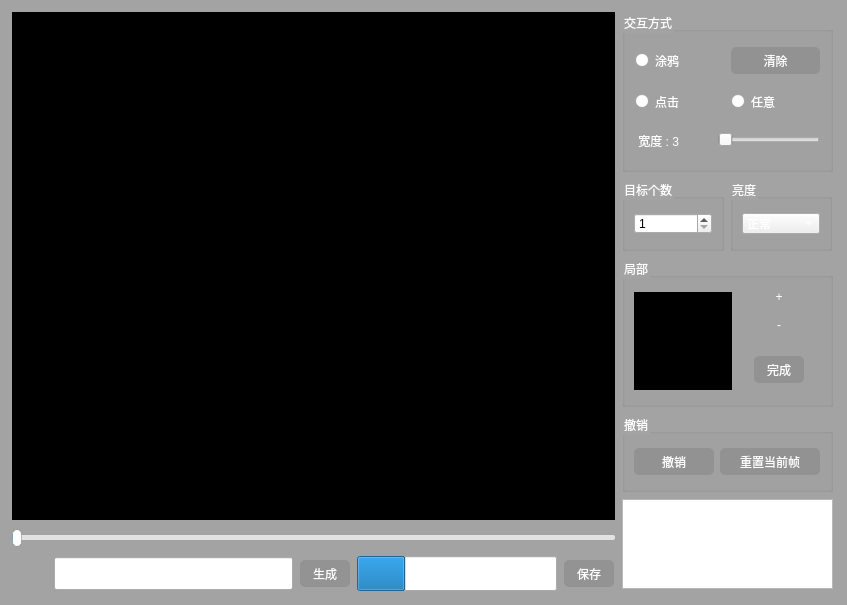
<?xml version="1.0" encoding="UTF-8"?>
<ui version="4.0">
 <class>Dialog_Mask</class>
 <widget class="QDialog" name="Dialog_Mask">
  <property name="geometry">
   <rect>
    <x>0</x>
    <y>0</y>
    <width>847</width>
    <height>605</height>
   </rect>
  </property>
  <property name="sizePolicy">
   <sizepolicy hsizetype="Fixed" vsizetype="Fixed">
    <horstretch>0</horstretch>
    <verstretch>0</verstretch>
   </sizepolicy>
  </property>
  <property name="minimumSize">
   <size>
    <width>847</width>
    <height>605</height>
   </size>
  </property>
  <property name="maximumSize">
   <size>
    <width>847</width>
    <height>605</height>
   </size>
  </property>
  <property name="windowTitle">
   <string>mask 生成</string>
  </property>
  <property name="styleSheet">
   <string notr="true">#Dialog_Mask{background-color:rgba(107, 107, 107,99);}
*{
	font: bold 12pt &quot;微软雅黑&quot;;
color: rgb(255, 255, 255);}


QSpinBox{
color: rgb(0, 0, 0);}
QPushButton{
    background-color:rgba(120, 120, 120,99);
    color:rgb(255, 255, 255);
    border-radius:5px;
}
QPushButton:pressed{
    padding-top:5px;
    padding-left:5px;
}</string>
  </property>
  <layout class="QHBoxLayout" name="horizontalLayout_6">
   <item>
    <layout class="QVBoxLayout" name="verticalLayout_6" stretch="1,0,0">
     <item>
      <widget class="QLabel" name="main_canvas">
       <property name="sizePolicy">
        <sizepolicy hsizetype="Fixed" vsizetype="Fixed">
         <horstretch>0</horstretch>
         <verstretch>0</verstretch>
        </sizepolicy>
       </property>
       <property name="minimumSize">
        <size>
         <width>603</width>
         <height>508</height>
        </size>
       </property>
       <property name="maximumSize">
        <size>
         <width>603</width>
         <height>508</height>
        </size>
       </property>
       <property name="styleSheet">
        <string notr="true">background-color: rgb(0, 0, 0);</string>
       </property>
       <property name="text">
        <string/>
       </property>
      </widget>
     </item>
     <item>
      <widget class="QSlider" name="tl_slider">
       <property name="sizePolicy">
        <sizepolicy hsizetype="Fixed" vsizetype="Fixed">
         <horstretch>0</horstretch>
         <verstretch>0</verstretch>
        </sizepolicy>
       </property>
       <property name="minimumSize">
        <size>
         <width>603</width>
         <height>22</height>
        </size>
       </property>
       <property name="maximumSize">
        <size>
         <width>603</width>
         <height>22</height>
        </size>
       </property>
       <property name="styleSheet">
        <string notr="true">QSlider::groove:horizontal {
  border: 0px solid #bbb;
}
 
QSlider::sub-page:horizontal {
  background: rgb(0,150,255);
  border-radius: 0px;
  margin-top: 8px;
  margin-bottom: 9px;
}
 
QSlider::add-page:horizontal {
  background: rgb(226, 226, 226);
  border: 0px solid #777; 
  border-radius: 2px; 
  margin-top: 8px; 
  margin-bottom: 9px; 
}
 
QSlider::handle:horizontal { 
  background: rgb(255,255,255); 
  border: 1px solid rgba(102,102,102,102); 
  width: 8px; 
  height: 8px; 
  border-radius: 5px; 
  margin-top: 2px; 
  margin-bottom: 2px; 
}
 
QSlider::handle:horizontal:hover { 
  background: rgb(0,150,255); 
  border: 1px solid rgba(102,102,102,102); 
  border-radius: 5px; 
}
</string>
       </property>
       <property name="orientation">
        <enum>Qt::Horizontal</enum>
       </property>
      </widget>
     </item>
     <item>
      <layout class="QHBoxLayout" name="horizontalLayout_9" stretch="0,0,0,1,0">
       <item>
        <widget class="QPushButton" name="play_button">
         <property name="sizePolicy">
          <sizepolicy hsizetype="Fixed" vsizetype="Fixed">
           <horstretch>0</horstretch>
           <verstretch>0</verstretch>
          </sizepolicy>
         </property>
         <property name="minimumSize">
          <size>
           <width>34</width>
           <height>30</height>
          </size>
         </property>
         <property name="maximumSize">
          <size>
           <width>34</width>
           <height>30</height>
          </size>
         </property>
         <property name="styleSheet">
          <string notr="true">border-image:url(:/bg/run.png);
background-color: rgba(0,0, 0, 0);
</string>
         </property>
         <property name="text">
          <string/>
         </property>
         <property name="icon">
          <iconset>
           <normaloff>:/bg/运行.png</normaloff>:/bg/运行.png</iconset>
         </property>
         <property name="iconSize">
          <size>
           <width>30</width>
           <height>30</height>
          </size>
         </property>
        </widget>
       </item>
       <item>
        <widget class="QLineEdit" name="lcd">
         <property name="sizePolicy">
          <sizepolicy hsizetype="Fixed" vsizetype="Fixed">
           <horstretch>0</horstretch>
           <verstretch>0</verstretch>
          </sizepolicy>
         </property>
         <property name="minimumSize">
          <size>
           <width>239</width>
           <height>33</height>
          </size>
         </property>
         <property name="maximumSize">
          <size>
           <width>239</width>
           <height>33</height>
          </size>
         </property>
         <property name="alignment">
          <set>Qt::AlignCenter</set>
         </property>
         <property name="readOnly">
          <bool>true</bool>
         </property>
        </widget>
       </item>
       <item>
        <widget class="QPushButton" name="run_button">
         <property name="sizePolicy">
          <sizepolicy hsizetype="Fixed" vsizetype="Fixed">
           <horstretch>0</horstretch>
           <verstretch>0</verstretch>
          </sizepolicy>
         </property>
         <property name="minimumSize">
          <size>
           <width>50</width>
           <height>27</height>
          </size>
         </property>
         <property name="maximumSize">
          <size>
           <width>50</width>
           <height>27</height>
          </size>
         </property>
         <property name="text">
          <string>生成</string>
         </property>
        </widget>
       </item>
       <item>
        <widget class="QProgressBar" name="progress">
         <property name="sizePolicy">
          <sizepolicy hsizetype="Fixed" vsizetype="Fixed">
           <horstretch>0</horstretch>
           <verstretch>0</verstretch>
          </sizepolicy>
         </property>
         <property name="minimumSize">
          <size>
           <width>200</width>
           <height>35</height>
          </size>
         </property>
         <property name="maximumSize">
          <size>
           <width>200</width>
           <height>35</height>
          </size>
         </property>
         <property name="value">
          <number>24</number>
         </property>
        </widget>
       </item>
       <item>
        <widget class="QPushButton" name="save_button">
         <property name="minimumSize">
          <size>
           <width>50</width>
           <height>27</height>
          </size>
         </property>
         <property name="maximumSize">
          <size>
           <width>50</width>
           <height>27</height>
          </size>
         </property>
         <property name="text">
          <string>保存</string>
         </property>
         <property name="iconSize">
          <size>
           <width>20</width>
           <height>20</height>
          </size>
         </property>
        </widget>
       </item>
      </layout>
     </item>
    </layout>
   </item>
   <item>
    <layout class="QVBoxLayout" name="verticalLayout_7">
     <item>
      <widget class="QGroupBox" name="interaction_groupBox">
       <property name="sizePolicy">
        <sizepolicy hsizetype="Fixed" vsizetype="Fixed">
         <horstretch>0</horstretch>
         <verstretch>0</verstretch>
        </sizepolicy>
       </property>
       <property name="minimumSize">
        <size>
         <width>211</width>
         <height>160</height>
        </size>
       </property>
       <property name="maximumSize">
        <size>
         <width>211</width>
         <height>160</height>
        </size>
       </property>
       <property name="styleSheet">
        <string notr="true"/>
       </property>
       <property name="title">
        <string>交互方式</string>
       </property>
       <layout class="QVBoxLayout" name="verticalLayout">
        <item>
         <layout class="QHBoxLayout" name="horizontalLayout">
          <item>
           <widget class="QRadioButton" name="radio_s2m">
            <property name="sizePolicy">
             <sizepolicy hsizetype="Fixed" vsizetype="Fixed">
              <horstretch>0</horstretch>
              <verstretch>0</verstretch>
             </sizepolicy>
            </property>
            <property name="minimumSize">
             <size>
              <width>89</width>
              <height>31</height>
             </size>
            </property>
            <property name="maximumSize">
             <size>
              <width>89</width>
              <height>31</height>
             </size>
            </property>
            <property name="text">
             <string>涂鸦</string>
            </property>
           </widget>
          </item>
          <item>
           <widget class="QPushButton" name="commit_button">
            <property name="sizePolicy">
             <sizepolicy hsizetype="Fixed" vsizetype="Fixed">
              <horstretch>0</horstretch>
              <verstretch>0</verstretch>
             </sizepolicy>
            </property>
            <property name="minimumSize">
             <size>
              <width>89</width>
              <height>27</height>
             </size>
            </property>
            <property name="maximumSize">
             <size>
              <width>89</width>
              <height>27</height>
             </size>
            </property>
            <property name="text">
             <string>清除</string>
            </property>
           </widget>
          </item>
         </layout>
        </item>
        <item>
         <layout class="QHBoxLayout" name="horizontalLayout_2">
          <item>
           <widget class="QRadioButton" name="radio_fbrs">
            <property name="sizePolicy">
             <sizepolicy hsizetype="Fixed" vsizetype="Fixed">
              <horstretch>0</horstretch>
              <verstretch>0</verstretch>
             </sizepolicy>
            </property>
            <property name="minimumSize">
             <size>
              <width>89</width>
              <height>31</height>
             </size>
            </property>
            <property name="maximumSize">
             <size>
              <width>89</width>
              <height>31</height>
             </size>
            </property>
            <property name="text">
             <string>点击</string>
            </property>
           </widget>
          </item>
          <item>
           <widget class="QRadioButton" name="radio_free">
            <property name="sizePolicy">
             <sizepolicy hsizetype="Fixed" vsizetype="Fixed">
              <horstretch>0</horstretch>
              <verstretch>0</verstretch>
             </sizepolicy>
            </property>
            <property name="minimumSize">
             <size>
              <width>89</width>
              <height>31</height>
             </size>
            </property>
            <property name="maximumSize">
             <size>
              <width>89</width>
              <height>31</height>
             </size>
            </property>
            <property name="text">
             <string>任意</string>
            </property>
           </widget>
          </item>
         </layout>
        </item>
        <item>
         <layout class="QHBoxLayout" name="horizontalLayout_3">
          <item>
           <widget class="QLabel" name="brush_label">
            <property name="sizePolicy">
             <sizepolicy hsizetype="Fixed" vsizetype="Fixed">
              <horstretch>0</horstretch>
              <verstretch>0</verstretch>
             </sizepolicy>
            </property>
            <property name="minimumSize">
             <size>
              <width>76</width>
              <height>27</height>
             </size>
            </property>
            <property name="maximumSize">
             <size>
              <width>76</width>
              <height>27</height>
             </size>
            </property>
            <property name="text">
             <string> 宽度 : 3</string>
            </property>
           </widget>
          </item>
          <item>
           <widget class="QSlider" name="brush_slider">
            <property name="sizePolicy">
             <sizepolicy hsizetype="Fixed" vsizetype="Fixed">
              <horstretch>0</horstretch>
              <verstretch>0</verstretch>
             </sizepolicy>
            </property>
            <property name="minimumSize">
             <size>
              <width>102</width>
              <height>22</height>
             </size>
            </property>
            <property name="maximumSize">
             <size>
              <width>102</width>
              <height>22</height>
             </size>
            </property>
            <property name="styleSheet">
             <string notr="true">  
QSlider::handle:horizontal:hover {
     background-color:rgb(0, 150, 255);

    border-radius:2px; 
    text-align:center; 
    border:none; 
     }</string>
            </property>
            <property name="orientation">
             <enum>Qt::Horizontal</enum>
            </property>
           </widget>
          </item>
         </layout>
        </item>
       </layout>
      </widget>
     </item>
     <item>
      <layout class="QHBoxLayout" name="horizontalLayout_4">
       <item>
        <widget class="QGroupBox" name="groupBox">
         <property name="sizePolicy">
          <sizepolicy hsizetype="Fixed" vsizetype="Fixed">
           <horstretch>0</horstretch>
           <verstretch>0</verstretch>
          </sizepolicy>
         </property>
         <property name="minimumSize">
          <size>
           <width>102</width>
           <height>72</height>
          </size>
         </property>
         <property name="maximumSize">
          <size>
           <width>102</width>
           <height>72</height>
          </size>
         </property>
         <property name="styleSheet">
          <string notr="true"/>
         </property>
         <property name="title">
          <string>目标个数</string>
         </property>
         <layout class="QVBoxLayout" name="verticalLayout_2">
          <item>
           <widget class="QSpinBox" name="spinBox">
            <property name="sizePolicy">
             <sizepolicy hsizetype="Fixed" vsizetype="Fixed">
              <horstretch>0</horstretch>
              <verstretch>0</verstretch>
             </sizepolicy>
            </property>
            <property name="minimumSize">
             <size>
              <width>78</width>
              <height>21</height>
             </size>
            </property>
            <property name="maximumSize">
             <size>
              <width>78</width>
              <height>21</height>
             </size>
            </property>
            <property name="styleSheet">
             <string notr="true">font: 7pt &quot;微软雅黑&quot;;</string>
            </property>
            <property name="minimum">
             <number>1</number>
            </property>
            <property name="maximum">
             <number>3</number>
            </property>
           </widget>
          </item>
         </layout>
        </widget>
       </item>
       <item>
        <widget class="QGroupBox" name="groupBox_2">
         <property name="sizePolicy">
          <sizepolicy hsizetype="Fixed" vsizetype="Fixed">
           <horstretch>0</horstretch>
           <verstretch>0</verstretch>
          </sizepolicy>
         </property>
         <property name="minimumSize">
          <size>
           <width>102</width>
           <height>72</height>
          </size>
         </property>
         <property name="maximumSize">
          <size>
           <width>102</width>
           <height>72</height>
          </size>
         </property>
         <property name="title">
          <string>亮度</string>
         </property>
         <layout class="QVBoxLayout" name="verticalLayout_3">
          <item>
           <widget class="QComboBox" name="combo">
            <property name="sizePolicy">
             <sizepolicy hsizetype="Fixed" vsizetype="Fixed">
              <horstretch>0</horstretch>
              <verstretch>0</verstretch>
             </sizepolicy>
            </property>
            <property name="minimumSize">
             <size>
              <width>78</width>
              <height>21</height>
             </size>
            </property>
            <property name="maximumSize">
             <size>
              <width>78</width>
              <height>21</height>
             </size>
            </property>
            <property name="styleSheet">
             <string notr="true">font: 7pt &quot;微软雅黑&quot;;</string>
            </property>
            <item>
             <property name="text">
              <string>正常</string>
             </property>
            </item>
            <item>
             <property name="text">
              <string>暗淡</string>
             </property>
            </item>
            <item>
             <property name="text">
              <string>明亮</string>
             </property>
            </item>
           </widget>
          </item>
         </layout>
        </widget>
       </item>
      </layout>
     </item>
     <item>
      <widget class="QGroupBox" name="groupBox_3">
       <property name="sizePolicy">
        <sizepolicy hsizetype="Fixed" vsizetype="Fixed">
         <horstretch>0</horstretch>
         <verstretch>0</verstretch>
        </sizepolicy>
       </property>
       <property name="minimumSize">
        <size>
         <width>211</width>
         <height>149</height>
        </size>
       </property>
       <property name="maximumSize">
        <size>
         <width>211</width>
         <height>149</height>
        </size>
       </property>
       <property name="title">
        <string>局部</string>
       </property>
       <layout class="QHBoxLayout" name="horizontalLayout_5">
        <item>
         <widget class="QLabel" name="minimap">
          <property name="enabled">
           <bool>true</bool>
          </property>
          <property name="sizePolicy">
           <sizepolicy hsizetype="Fixed" vsizetype="Fixed">
            <horstretch>0</horstretch>
            <verstretch>0</verstretch>
           </sizepolicy>
          </property>
          <property name="minimumSize">
           <size>
            <width>98</width>
            <height>98</height>
           </size>
          </property>
          <property name="maximumSize">
           <size>
            <width>98</width>
            <height>98</height>
           </size>
          </property>
          <property name="styleSheet">
           <string notr="true">background-color: rgb(0, 0, 0);</string>
          </property>
          <property name="text">
           <string/>
          </property>
         </widget>
        </item>
        <item>
         <layout class="QVBoxLayout" name="verticalLayout_5">
          <item>
           <layout class="QVBoxLayout" name="verticalLayout_4">
            <item alignment="Qt::AlignHCenter">
             <widget class="QPushButton" name="zoom_p_button">
              <property name="sizePolicy">
               <sizepolicy hsizetype="Fixed" vsizetype="Preferred">
                <horstretch>0</horstretch>
                <verstretch>0</verstretch>
               </sizepolicy>
              </property>
              <property name="minimumSize">
               <size>
                <width>20</width>
                <height>20</height>
               </size>
              </property>
              <property name="maximumSize">
               <size>
                <width>20</width>
                <height>20</height>
               </size>
              </property>
              <property name="styleSheet">
               <string notr="true">border:none;
background-color: rgba(0,0, 0, 0);
font: bold 18pt &quot;微软雅黑&quot;;
</string>
              </property>
              <property name="text">
               <string>+</string>
              </property>
             </widget>
            </item>
            <item alignment="Qt::AlignHCenter|Qt::AlignVCenter">
             <widget class="QPushButton" name="zoom_m_button">
              <property name="sizePolicy">
               <sizepolicy hsizetype="Fixed" vsizetype="Preferred">
                <horstretch>0</horstretch>
                <verstretch>0</verstretch>
               </sizepolicy>
              </property>
              <property name="minimumSize">
               <size>
                <width>20</width>
                <height>20</height>
               </size>
              </property>
              <property name="maximumSize">
               <size>
                <width>20</width>
                <height>20</height>
               </size>
              </property>
              <property name="styleSheet">
               <string notr="true">border:none;
background-color: rgba(0,0, 0, 0);
font: bold 18pt &quot;微软雅黑&quot;;
</string>
              </property>
              <property name="text">
               <string>-</string>
              </property>
             </widget>
            </item>
           </layout>
          </item>
          <item alignment="Qt::AlignHCenter|Qt::AlignVCenter">
           <widget class="QPushButton" name="finish_local_button">
            <property name="sizePolicy">
             <sizepolicy hsizetype="Fixed" vsizetype="Fixed">
              <horstretch>0</horstretch>
              <verstretch>0</verstretch>
             </sizepolicy>
            </property>
            <property name="minimumSize">
             <size>
              <width>50</width>
              <height>27</height>
             </size>
            </property>
            <property name="maximumSize">
             <size>
              <width>50</width>
              <height>27</height>
             </size>
            </property>
            <property name="styleSheet">
             <string notr="true"/>
            </property>
            <property name="text">
             <string>完成</string>
            </property>
           </widget>
          </item>
         </layout>
        </item>
       </layout>
      </widget>
     </item>
     <item>
      <widget class="QGroupBox" name="groupBox_4">
       <property name="sizePolicy">
        <sizepolicy hsizetype="Fixed" vsizetype="Fixed">
         <horstretch>0</horstretch>
         <verstretch>0</verstretch>
        </sizepolicy>
       </property>
       <property name="minimumSize">
        <size>
         <width>211</width>
         <height>78</height>
        </size>
       </property>
       <property name="maximumSize">
        <size>
         <width>211</width>
         <height>78</height>
        </size>
       </property>
       <property name="title">
        <string>撤销</string>
       </property>
       <layout class="QHBoxLayout" name="horizontalLayout_8">
        <item>
         <widget class="QPushButton" name="undo_button">
          <property name="sizePolicy">
           <sizepolicy hsizetype="Fixed" vsizetype="Fixed">
            <horstretch>0</horstretch>
            <verstretch>0</verstretch>
           </sizepolicy>
          </property>
          <property name="minimumSize">
           <size>
            <width>80</width>
            <height>27</height>
           </size>
          </property>
          <property name="maximumSize">
           <size>
            <width>80</width>
            <height>27</height>
           </size>
          </property>
          <property name="text">
           <string>撤销</string>
          </property>
         </widget>
        </item>
        <item>
         <widget class="QPushButton" name="reset_button">
          <property name="sizePolicy">
           <sizepolicy hsizetype="Fixed" vsizetype="Fixed">
            <horstretch>0</horstretch>
            <verstretch>0</verstretch>
           </sizepolicy>
          </property>
          <property name="minimumSize">
           <size>
            <width>100</width>
            <height>27</height>
           </size>
          </property>
          <property name="maximumSize">
           <size>
            <width>100</width>
            <height>27</height>
           </size>
          </property>
          <property name="text">
           <string>重置当前帧</string>
          </property>
         </widget>
        </item>
       </layout>
      </widget>
     </item>
     <item>
      <widget class="QPlainTextEdit" name="console">
       <property name="sizePolicy">
        <sizepolicy hsizetype="Fixed" vsizetype="Fixed">
         <horstretch>0</horstretch>
         <verstretch>0</verstretch>
        </sizepolicy>
       </property>
       <property name="minimumSize">
        <size>
         <width>211</width>
         <height>90</height>
        </size>
       </property>
       <property name="maximumSize">
        <size>
         <width>211</width>
         <height>90</height>
        </size>
       </property>
      </widget>
     </item>
    </layout>
   </item>
  </layout>
 </widget>
 <resources>
  <include location="D:/video impainting/sys_v7_512/sys_v7/image/images.qrc"/>
 </resources>
 <connections/>
</ui>
